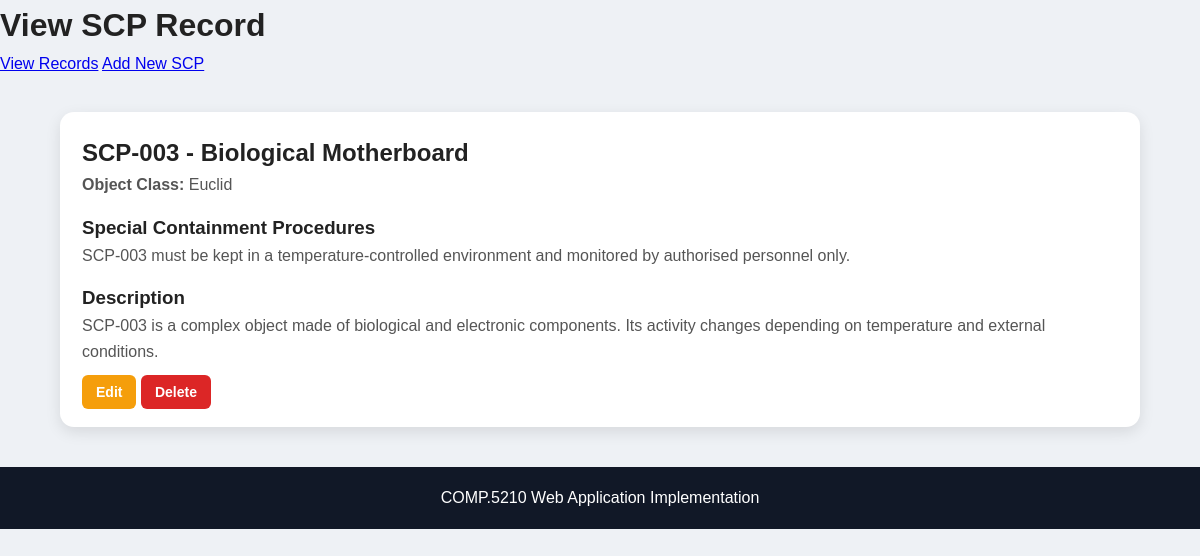
Screenshot of /view.php?id=2 with the database file from the repository.
### tables this page shows
CREATE TABLE scp_subjects (
    id INT AUTO_INCREMENT PRIMARY KEY,
    item_number VARCHAR(20) NOT NULL,
    object_class VARCHAR(50) NOT NULL,
    title VARCHAR(150) NOT NULL,
    containment TEXT NOT NULL,
    description TEXT NOT NULL,
    created_at TIMESTAMP DEFAULT CURRENT_TIMESTAMP
);

### view.php (the view, shortened to what this page needs)
<?php include "includes/db.php"; ?>
<?php
$id = intval($_GET['id']);
$sql = "SELECT * FROM scp_subjects WHERE id = $id";
$result = mysqli_query($conn, $sql);
$row = mysqli_fetch_assoc($result);
?>
<!DOCTYPE html>
<html lang="en">
<head>
    <link rel="stylesheet" href="style.css">
</head>
<body>
<header>
    <h1>View SCP Record</h1>
</header>
<nav>
    <a href="index.php">View Records</a>
    <a href="create.php">Add New SCP</a>
</nav>
<div class="container">
    <div class="card">
        <h2><?php echo htmlspecialchars($row['item_number']); ?> - <?php echo htmlspecialchars($row['title']); ?></h2>
        <p><strong>Object Class:</strong> <?php echo htmlspecialchars($row['object_class']); ?></p>
        <h3>Special Containment Procedures</h3>
        <p><?php echo nl2br(htmlspecialchars($row['containment'])); ?></p>
        <h3>Description</h3>
        <p><?php echo nl2br(htmlspecialchars($row['description'])); ?></p>
        <a class="btn edit" href="edit.php?id=<?php echo $row['id']; ?>">Edit</a>
        <a class="btn delete" href="delete.php?id=<?php echo $row['id']; ?>" onclick="return confirm('Are you sure you want to delete this record?');">Delete</a>
        <a class="btn back" href="index.php">Back</a>
    </div>
</div>
<footer>
    <p>COMP.5210 Web Application Implementation</p>
</footer>
</body>
</html>

### style.css (style rules this page uses)
* { margin: 0; padding: 0; box-sizing: border-box; }
body { font-family: Arial, Helvetica, sans-serif; background: #eef1f5; color: #222; line-height: 1.6; }
.container { width: 90%; max-width: 1150px; margin: 35px auto; }
.card { background: white; padding: 22px; border-radius: 14px; box-shadow: 0 5px 15px rgba(0,0,0,0.10); transition: 0.3s ease; }
.card p { color: #555; margin-bottom: 15px; }
.btn { padding: 9px 14px; border-radius: 6px; text-decoration: none; color: white; font-size: 14px; font-weight: bold; }
.edit { background: #f59e0b; }
.delete { background: #dc2626; }
footer { background: #111827; color: white; text-align: center; padding: 18px; margin-top: 40px; }

### rows the page displays
scp_subjects: item_number "SCP-003", title "Biological Motherboard", object_class "Euclid", containment "SCP-003 must be kept in a temperature-controlled environment and monitored by authorised personnel only.", description "SCP-003 is a complex object made of biological and electronic components. Its activity changes depending on temperature and external conditions."
